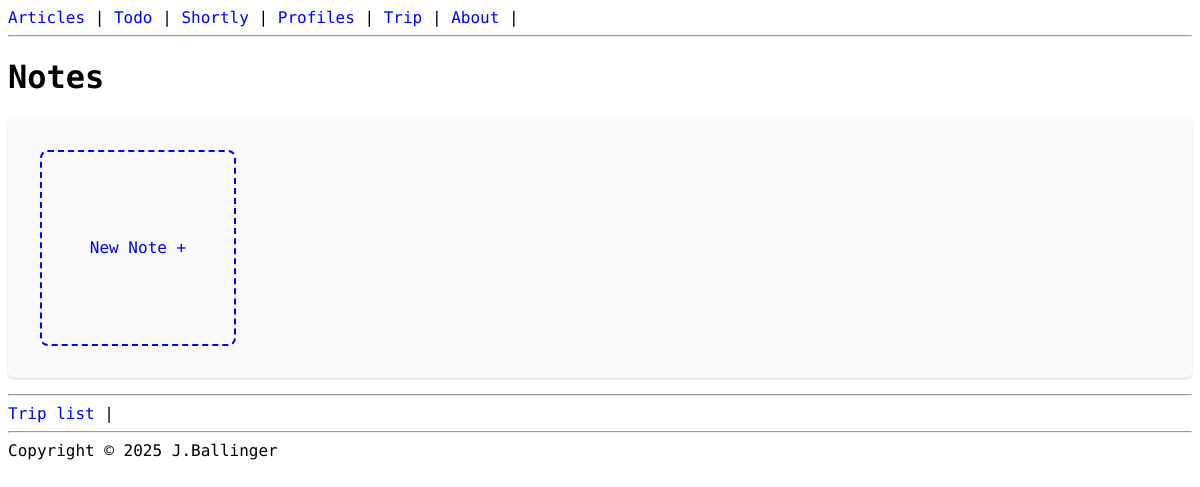
Page /trip/note/ (signed in) on the earlier database version.
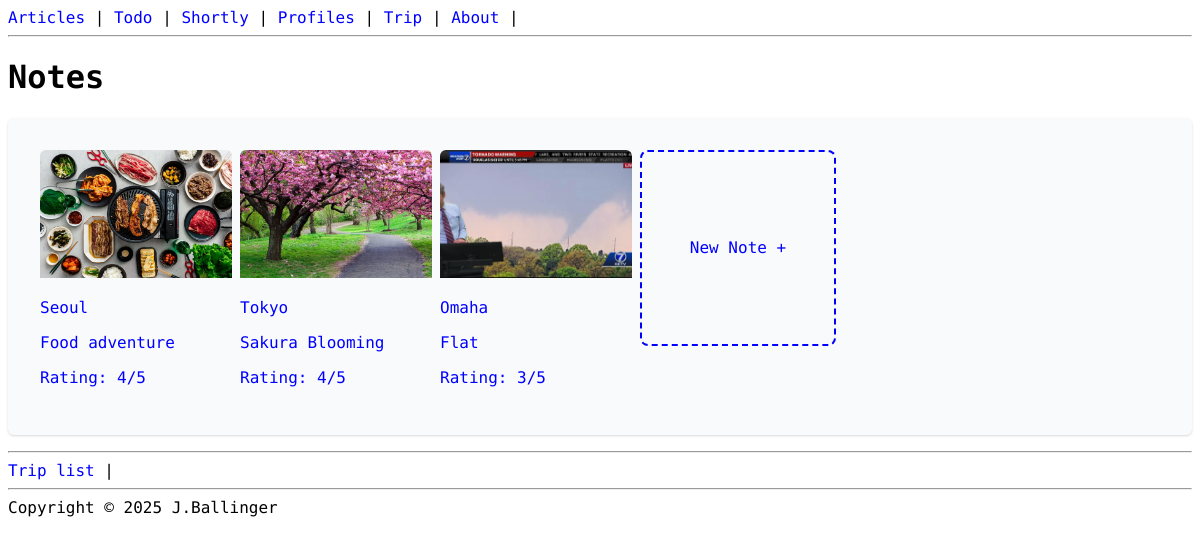
Same page on the later database version.
### trip/models.py (models this page shows, shortened)
class Note(models.Model):
    EXCURSIONS = (
        ("event", "Event"),
        ("dining", "Dining"),
        ("experience", "Experience"),
        ("general", "General"),
    )
    trip = models.ForeignKey(Trip, on_delete=models.CASCADE, related_name="notes")
    name = models.CharField(max_length=100)
    description = models.TextField()
    type = models.CharField(max_length=100, choices=EXCURSIONS)
    img = models.ImageField(upload_to="notes", blank=True, null=True)
    rating = models.PositiveSmallIntegerField(default=1, validators=[MaxValueValidator(5)])

class Trip(models.Model):
    city = models.CharField(max_length=50)
    country = models.CharField(max_length=2)
    start_date = models.DateField(blank=True, null=True)
    end_date = models.DateField(blank=True, null=True)
    owner = models.ForeignKey(User, on_delete=models.CASCADE, related_name = 'trips')

### trip/views.py (the view)
# urls.py: path("note/", NoteListView.as_view(), name='note_list'),
class NoteListView(LoginRequiredMixin, ListView):
  model = Note
  def get_queryset(self):
    queryset = Note.objects.filter(trip__owner=self.request.user)
    return queryset

### templates/trip/note_list.html (shortened to what this page needs)
{% extends "base.html" %}
{% block content %}
    {% if user.is_authenticated %}
      <h1>Notes</h1>
      <div class="trip-detail">
        <div class="trip-detail-flex">
          {% for note in object_list %}
            <a href="{% url 'note_detail' note.pk %}">
              <img class="img-detail" src="{{note.img.url}}" alt="{{ note.name }}">
              <p>{{note.trip.city}}</p>
              <p>{{note.name}}</p>
              <p>Rating: {{note.rating}}/5</p>
            </a>
          {% endfor %}
          <a href="{% url 'note_create' %}">
            <div class="new-note-btn">
              <p>New Note +</p>
            </div>
          </a>
        </div>
      </div>
      <hr>
      <a href="{% url 'trip_list' %}">Trip list</a> |
    {% else %}
      <p>Please <a href=" {% url 'login' %}">Login</a></p>
    {% endif %}
{% endblock content %}

### templates/base.html (shortened to what this page needs)
{% load static %}
<!DOCTYPE html>
<html lang="en">
  <head>
    <link  href={% static "styles.css" %} rel="stylesheet">
    <link rel="stylesheet" href="https://cdn.datatables.net/2.1.8/css/dataTables.dataTables.css" />
  </head>
  <body>
    <header>
      <nav>{% include 'nav.html' %}</nav>
    </header>
    <hr>
    {% block content %}
    {% endblock content%}
    <hr>
    <footer>
      <div class="copyright">
        Copyright &copy; {% now "Y" %} J.Ballinger
      </div>
    </footer>
  </body>
</html>

### templates/nav.html
<a href="{% url 'articles' %}">Articles</a> |
<a href="{% url 'todo_list' %}">Todo</a> |
<a href="{% url 'links_list' %}">Shortly</a> |
<a href="{% url 'link_plant_list' %}">Profiles</a> |
<a href="{% url 'trip_home' %}">Trip</a> |
<a href="{% url 'about' %}">About</a> |

### todo_app/static/styles.css (style rules this page uses)
body { font-family: 'Martian Mono', monospace; }
nav a, a { text-decoration: none; color: blue; }
.trip-detail { background-color: #F9FAFB; padding: 2rem; border-radius: 0.375rem; box-shadow: 0 1px 3px rgba(0, 0, 0, 0.1), 0 1px 2px rgba(0, 0, 0, 0.06); margin: 1rem 0; }
.trip-detail-flex { display: flex; gap: 0.5rem; flex-wrap: wrap; }
.new-note-btn { border-width: 2px; border-style: dashed; border-radius: 0.5rem; width: 12rem; height: 12rem; display: flex; justify-content: center; align-items: center; gap: 0.5rem; }
.img-detail { width: 12rem; height: 8rem; object-fit: cover; overflow: hidden; border-top-left-radius: 0.375rem; border-top-right-radius: 0.375rem; }

Differences in the rows shown:
added Note: img (picture), trip.city "Seoul", name "Food adventure", rating "4"
added Note: img (picture), trip.city "Tokyo", name "Sakura Blooming", rating "4"
added Note: img (picture), trip.city "Omaha", name "Flat", rating "3"
